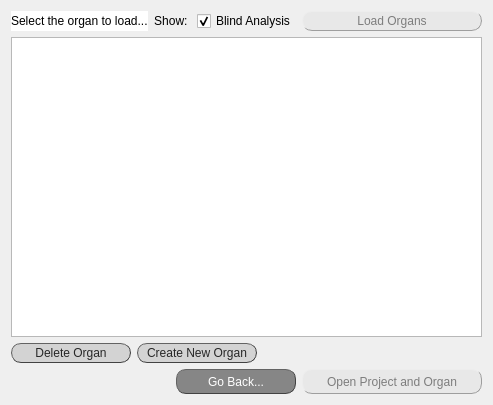
     <widget class="QWidget" name="tab_load_create_delete_organ">
      <attribute name="title">
       <string>Load, Create or Delete Organs</string>
      </attribute>
      <layout class="QVBoxLayout" name="verticalLayout_4">
       <item>
        <layout class="QHBoxLayout" name="horizontalLayout_8">
         <item>
          <widget class="QLabel" name="lab_no_ch_7">
           <property name="styleSheet">
            <string notr="true">font: bold 10pt &quot;Calibri&quot;;
background-color: rgb(255, 255, 255);</string>
           </property>
           <property name="text">
            <string>Select the organ to load...</string>
           </property>
           <property name="alignment">
            <set>Qt::AlignLeading|Qt::AlignLeft|Qt::AlignVCenter</set>
           </property>
          </widget>
         </item>
         <item>
          <layout class="QHBoxLayout" name="hlayout_filter">
           <item>
            <widget class="QLabel" name="label_sCut2_Cut2_segm1_sect1_2">
             <property name="sizePolicy">
              <sizepolicy hsizetype="Fixed" vsizetype="Preferred">
               <horstretch>0</horstretch>
               <verstretch>0</verstretch>
              </sizepolicy>
             </property>
             <property name="minimumSize">
              <size>
               <width>0</width>
               <height>20</height>
              </size>
             </property>
             <property name="maximumSize">
              <size>
               <width>16777215</width>
               <height>20</height>
              </size>
             </property>
             <property name="styleSheet">
              <string notr="true">font: 25 10pt &quot;Calibri Light&quot;;</string>
             </property>
             <property name="text">
              <string>Show: </string>
             </property>
             <property name="alignment">
              <set>Qt::AlignCenter</set>
             </property>
            </widget>
           </item>
          </layout>
         </item>
         <item>
          <widget class="QCheckBox" name="cB_blind">
           <property name="sizePolicy">
            <sizepolicy hsizetype="Fixed" vsizetype="Fixed">
             <horstretch>0</horstretch>
             <verstretch>0</verstretch>
            </sizepolicy>
           </property>
           <property name="minimumSize">
            <size>
             <width>95</width>
             <height>18</height>
            </size>
           </property>
           <property name="layoutDirection">
            <enum>Qt::LeftToRight</enum>
           </property>
           <property name="styleSheet">
            <string notr="true">font: 25 10pt &quot;Calibri Light&quot;;</string>
           </property>
           <property name="text">
            <string>Blind Analysis</string>
           </property>
           <property name="checked">
            <bool>true</bool>
           </property>
          </widget>
         </item>
         <item>
          <widget class="QPushButton" name="button_load_organs">
           <property name="enabled">
            <bool>false</bool>
           </property>
           <property name="minimumSize">
            <size>
             <width>180</width>
             <height>20</height>
            </size>
           </property>
           <property name="maximumSize">
            <size>
             <width>180</width>
             <height>20</height>
            </size>
           </property>
           <property name="mouseTracking">
            <bool>true</bool>
           </property>
           <property name="focusPolicy">
            <enum>Qt::ClickFocus</enum>
           </property>
           <property name="autoFillBackground">
            <bool>false</bool>
           </property>
           <property name="styleSheet">
            <string notr="true">QPushButton{border-radius:10px;
border-width: 1px;
border-style: outset;
border-color: rgb(66, 66, 66);
background-color: rgb(211, 211, 211);
color: rgb(39, 39, 39);
font: 10pt &quot;Calibri Light&quot;;}

QPushButton:hover{
background-color: rgba(167, 0, 125, 200);
border-color: #672146;
color: rgb(234, 234, 234);
}

QPushButton:disabled{
background-color: rgb(232, 232, 232);
border-color: rgb(158, 158, 158);
color: rgb(125, 125, 125);
}

QPushButton:checked{
background-color: rgb(107, 0, 80);
border-color: rgb(76, 0, 57);
color: rgb(234, 234, 234);
}</string>
           </property>
           <property name="text">
            <string>Load Organs</string>
           </property>
           <property name="checkable">
            <bool>true</bool>
           </property>
          </widget>
         </item>
        </layout>
       </item>
       <item>
        <widget class="QTableWidget" name="tabW_select_organ">
         <property name="sizePolicy">
          <sizepolicy hsizetype="Expanding" vsizetype="Expanding">
           <horstretch>0</horstretch>
           <verstretch>0</verstretch>
          </sizepolicy>
         </property>
         <property name="minimumSize">
          <size>
           <width>0</width>
           <height>300</height>
          </size>
         </property>
         <property name="maximumSize">
          <size>
           <width>16777215</width>
           <height>16777215</height>
          </size>
         </property>
         <property name="styleSheet">
          <string notr="true">/* Horizontal*/
QScrollBar:horizontal {
	background-color: rgb(255, 255, 255);
  	height: 12px;
}

QScrollBar::handle:horizontal {
	background-color: rgb(162, 0, 122);
	min-width: 30px;
	border-radius: 6px;
}

QScrollBar::handle:horizontal:hover {
	background-color:rgb(0, 0, 0);
}

/* Vertical*/
QScrollBar:vertical {
	background-color: rgb(255, 255, 255);
  	width: 12px;
}

QScrollBar::handle:vertical {
	background-color: rgb(162, 0, 122);
	min-height: 30px;
	border-radius: 6px;
}

QScrollBar::handle:vertical:hover {
	background-color:rgb(0, 0, 0);
}

QHeaderView::section {
    background-color: rgb(200, 200, 200);
    padding: 0px;
	font: bold 10pt &quot;Calibri&quot;;
    border-style: none;
    border-bottom: 1px solid #fffff8;
    border-right: 1px solid #fffff8;
}

QHeaderView::section:horizontal
{
    border-top: 1px solid #fffff8;
}

QHeaderView::section:vertical
{
    border-left: 1px solid #fffff8;
}

QTableWidget {
font: 25 10pt &quot;Calibri&quot;;
padding:0px;
height: 20px;
}

QTableWidget::item:focus{
    border: 1px solid rgb(162, 0, 122);
    background-color: white;
	color: balck;
}
</string>
         </property>
         <property name="editTriggers">
          <set>QAbstractItemView::NoEditTriggers</set>
         </property>
        </widget>
       </item>
       <item>
        <layout class="QHBoxLayout" name="horizontalLayout_4">
         <item>
          <widget class="QPushButton" name="button_delete_organ">
           <property name="minimumSize">
            <size>
             <width>120</width>
             <height>20</height>
            </size>
           </property>
           <property name="maximumSize">
            <size>
             <width>16777215</width>
             <height>20</height>
            </size>
           </property>
           <property name="autoFillBackground">
            <bool>false</bool>
           </property>
           <property name="styleSheet">
            <string notr="true">QPushButton{border-radius:10px;
border-width: 1px;
border-style: outset;
border-color: rgb(66, 66, 66);
background-color: rgb(211, 211, 211);
color: rgb(39, 39, 39);
font: 10pt &quot;Calibri Light&quot;;}

QPushButton:hover{
background-color: rgba(167, 0, 125, 200);
border-color: #672146;
color: rgb(234, 234, 234);
}

QPushButton:disabled{
background-color: rgb(232, 232, 232);
border-color: rgb(158, 158, 158);
color: rgb(125, 125, 125);
}
</string>
           </property>
           <property name="text">
            <string>Delete Organ</string>
           </property>
           <property name="checkable">
            <bool>true</bool>
           </property>
           <property name="autoExclusive">
            <bool>true</bool>
           </property>
           <property name="autoDefault">
            <bool>false</bool>
           </property>
          </widget>
         </item>
         <item>
          <widget class="QPushButton" name="button_add_organ">
           <property name="minimumSize">
            <size>
             <width>120</width>
             <height>20</height>
            </size>
           </property>
           <property name="maximumSize">
            <size>
             <width>16777215</width>
             <height>20</height>
            </size>
           </property>
           <property name="autoFillBackground">
            <bool>false</bool>
           </property>
           <property name="styleSheet">
            <string notr="true">QPushButton{border-radius:10px;
border-width: 1px;
border-style: outset;
border-color: rgb(66, 66, 66);
background-color: rgb(211, 211, 211);
color: rgb(39, 39, 39);
font: 10pt &quot;Calibri Light&quot;;}

QPushButton:hover{
background-color: rgba(167, 0, 125, 200);
border-color: #672146;
color: rgb(234, 234, 234);
}

QPushButton:disabled{
background-color: rgb(232, 232, 232);
border-color: rgb(158, 158, 158);
color: rgb(125, 125, 125);
}
</string>
           </property>
           <property name="text">
            <string>Create New Organ</string>
           </property>
           <property name="checkable">
            <bool>true</bool>
           </property>
           <property name="autoExclusive">
            <bool>true</bool>
           </property>
           <property name="autoDefault">
            <bool>false</bool>
           </property>
          </widget>
         </item>
         <item>
          <spacer name="horizontalSpacer_3">
           <property name="orientation">
            <enum>Qt::Horizontal</enum>
           </property>
           <property name="sizeHint" stdset="0">
            <size>
             <width>40</width>
             <height>20</height>
            </size>
           </property>
          </spacer>
         </item>
        </layout>
       </item>
       <item>
        <layout class="QHBoxLayout" name="horizontalLayout_5">
         <item>
          <spacer name="horizontalSpacer_4">
           <property name="orientation">
            <enum>Qt::Horizontal</enum>
           </property>
           <property name="sizeHint" stdset="0">
            <size>
             <width>40</width>
             <height>20</height>
            </size>
           </property>
          </spacer>
         </item>
         <item>
          <widget class="QPushButton" name="button_go_back">
           <property name="minimumSize">
            <size>
             <width>120</width>
             <height>25</height>
            </size>
           </property>
           <property name="maximumSize">
            <size>
             <width>120</width>
             <height>25</height>
            </size>
           </property>
           <property name="styleSheet">
            <string notr="true">QPushButton{border-radius:10px;
border-width: 1px;
border-style: outset;
border-color: rgb(66, 66, 66);
background-color: rgb(134, 134, 134); 
color: rgb(255, 255, 255);
font: 11pt &quot;Calibri&quot;;}

QPushButton:hover{
background-color: rgba(167, 0, 125, 200);
border-color: #672146;
color: rgb(234, 234, 234);
border-width: 2px
}

QPushButton:disabled{
background-color: rgb(232, 232, 232);
border-color: rgb(158, 158, 158);
color: rgb(125, 125, 125);
}

QPushButton:checked{
background-color: rgb(59, 59, 59);
border-color: rgb(0, 0, 0);
color: rgb(230, 230, 230);
}
</string>
           </property>
           <property name="text">
            <string>Go Back...</string>
           </property>
           <property name="checkable">
            <bool>true</bool>
           </property>
          </widget>
         </item>
         <item>
          <widget class="QPushButton" name="go_to_main_window">
           <property name="enabled">
            <bool>false</bool>
           </property>
           <property name="minimumSize">
            <size>
             <width>180</width>
             <height>25</height>
            </size>
           </property>
           <property name="maximumSize">
            <size>
             <width>200</width>
             <height>25</height>
            </size>
           </property>
           <property name="styleSheet">
            <string notr="true">QPushButton{border-radius:10px;
border-width: 1px;
border-style: outset;
border-color: rgb(66, 66, 66);
background-color: rgb(134, 134, 134); 
color: rgb(255, 255, 255);
font: 11pt &quot;Calibri&quot;;}

QPushButton:hover{
background-color: rgba(167, 0, 125, 200);
border-color: #672146;
color: rgb(234, 234, 234);
border-width: 2px
}

QPushButton:disabled{
background-color: rgb(232, 232, 232);
border-color: rgb(158, 158, 158);
color: rgb(125, 125, 125);
}

QPushButton:checked{
background-color: rgb(59, 59, 59);
border-color: rgb(0, 0, 0);
color: rgb(230, 230, 230);
}
</string>
           </property>
           <property name="text">
            <string>Open Project and Organ</string>
           </property>
           <property name="checkable">
            <bool>true</bool>
           </property>
          </widget>
         </item>
        </layout>
       </item>
      </layout>
     </widget>
